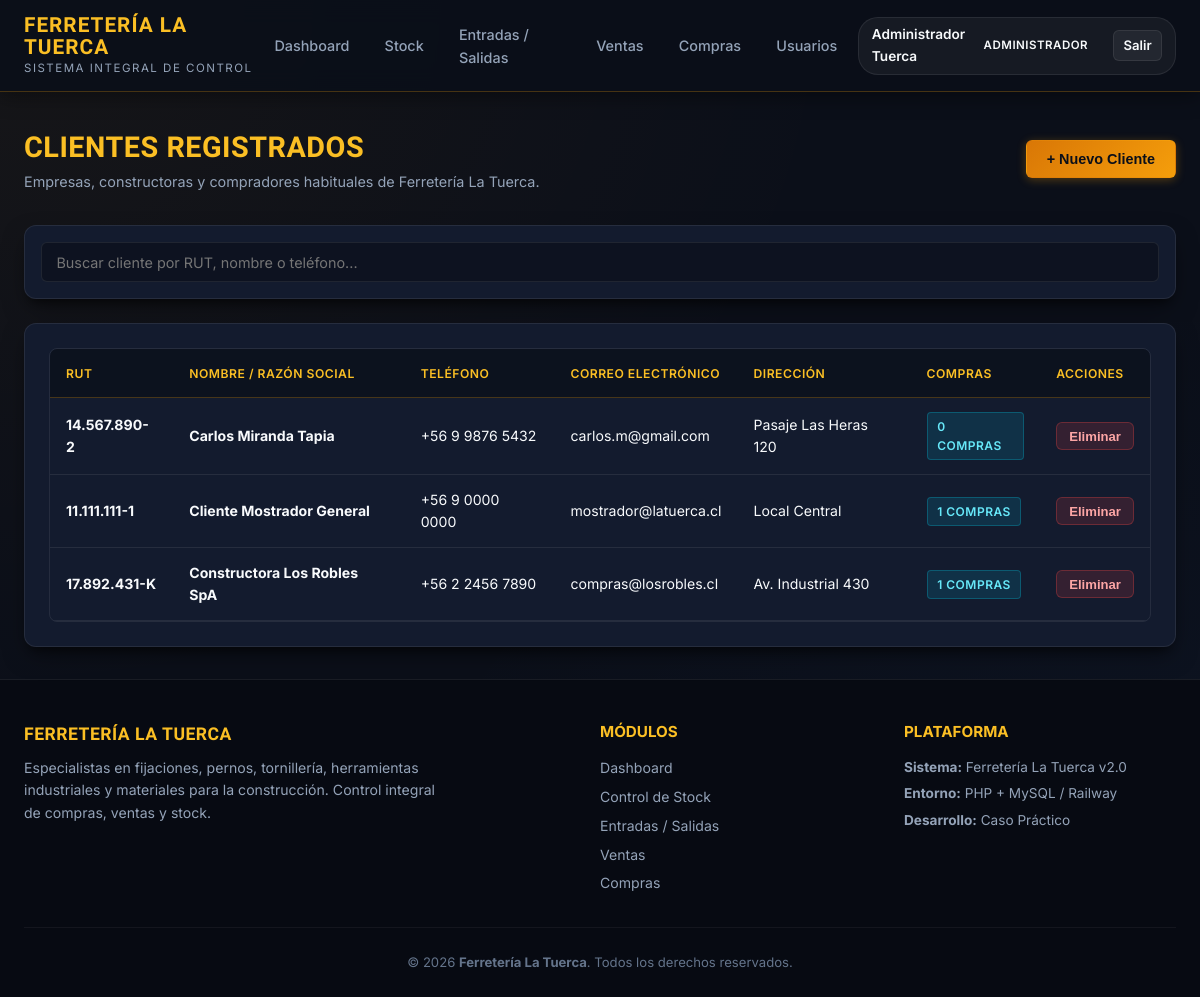
/clientes.php (signed in), run on the app's committed database.
### tables this page shows
CREATE TABLE `clientes` (
  `id` INT AUTO_INCREMENT PRIMARY KEY,
  `rut_identificacion` VARCHAR(20) NOT NULL UNIQUE,
  `nombre` VARCHAR(120) NOT NULL,
  `correo` VARCHAR(120) DEFAULT NULL,
  `telefono` VARCHAR(25) DEFAULT NULL,
  `direccion` VARCHAR(255) DEFAULT NULL,
  `creado_en` TIMESTAMP DEFAULT CURRENT_TIMESTAMP
);

### includes/auth.php (called while the page is built, shortened)
<?php
function e($string) {
    return htmlspecialchars($string ?? '', ENT_QUOTES, 'UTF-8');
}
?>

### clientes.php (the view, shortened to what this page needs)
<?php
require_once __DIR__ . '/db/conexion.php';
require_once __DIR__ . '/includes/auth.php';
$clientes = $pdo->query("
    SELECT c.*,
           (SELECT COUNT(*) FROM ventas v WHERE v.cliente_id = c.id) AS total_compras_realizadas
    FROM clientes c
    ORDER BY c.nombre ASC
")->fetchAll();
require_once __DIR__ . '/includes/header.php';
?>
<div style="display: flex; justify-content: space-between; align-items: center; margin-bottom: 2rem; flex-wrap: wrap; gap: 1rem;">
    <div>
        <h1 style="font-size: 1.8rem; color: var(--gold-light);">Clientes Registrados</h1>
        <p style="color: var(--text-secondary); font-size: 0.9rem;">Empresas, constructoras y compradores habituales de Ferretería La Tuerca.</p>
    </div>
    <div>
        <button type="button" class="btn btn-primary" onclick="openModal('modalNuevoCliente')">
            + Nuevo Cliente
        </button>
    </div>
</div>
<div class="data-card" style="margin-bottom: 1.5rem; padding: 1rem;">
    <input type="text" id="tableSearch" class="form-input" placeholder="Buscar cliente por RUT, nombre o teléfono...">
</div>
<div class="data-card">
    <div class="table-responsive">
        <table class="custom-table">
            <thead>
                <tr>
                    <th>RUT</th>
                    <th>Nombre / Razón Social</th>
                    <th>Teléfono</th>
                    <th>Correo Electrónico</th>
                    <th>Dirección</th>
                    <th>Compras</th>
                    <th>Acciones</th>
                </tr>
            </thead>
            <tbody>
                <?php if (empty($clientes)): ?>
                    <tr><td colspan="7" style="text-align: center; color: var(--text-muted);">No hay clientes registrados.</td></tr>
                <?php else: ?>
                    <?php foreach ($clientes as $cl): ?>
                        <tr>
                            <td><strong><?php echo e($cl['rut_identificacion']); ?></strong></td>
                            <td><strong><?php echo e($cl['nombre']); ?></strong></td>
                            <td><?php echo e($cl['telefono'] ?: '-'); ?></td>
                            <td><?php echo e($cl['correo'] ?: '-'); ?></td>
                            <td><?php echo e($cl['direccion'] ?: '-'); ?></td>
                            <td><span class="badge badge-info"><?php echo $cl['total_compras_realizadas']; ?> compras</span></td>
                            <td>
                                <form method="POST" action="clientes.php" onsubmit="return confirm('¿Eliminar cliente?');" style="display:inline;">
                                    <button type="submit" class="btn btn-danger btn-sm">Eliminar</button>
                                </form>
                            </td>
                        </tr>
                    <?php endforeach; ?>
                <?php endif; ?>
            </tbody>
        </table>
    </div>
</div>
<?php require_once __DIR__ . '/includes/footer.php'; ?>

### css/styles.css (style rules this page uses)
:root { --bg-main: #0b0f19; --bg-card: #131b2e; --bg-card-hover: #1c2742; --bg-glass: rgba(19, 27, 46, 0.85); --border-color: rgba(245, 158, 11, 0.25); --border-light: rgba(255, 255, 255, 0.08); --gold-primary: #f59e0b; --gold-light: #fbbf24; --gold-dark: #d97706; --gold-glow: rgba(245, 158, 11, 0.25); --accent-orange: #ea580c; --navy-deep: #070a12; --navy-blue: #1e293b; --accent-blue: #3b82f6; --text-primary: #f8fafc; --text-secondary: #94a3b8; --text-muted: #64748b; --success: #10b981; --warning: #f59e0b; --danger: #ef4444; --info: #06b6d4; --shadow-soft: 0 10px 25px -5px rgba(0, 0, 0, 0.5), 0 8px 10px -6px rgba(0, 0, 0, 0.5); --shadow-sm: 0 4px 6px -1px rgba(0, 0, 0, 0.3); --shadow-gold: 0 0 20px rgba(245, 158, 11, 0.2); --radius-lg: 12px; --radius-md: 8px; --radius-sm: 6px; --transition: all 0.2s cubic-bezier(0.4, 0, 0.2, 1); }
* { box-sizing: border-box; margin: 0; padding: 0; }
body { font-family: 'Inter', -apple-system, BlinkMacSystemFont, sans-serif; background-color: var(--bg-main); color: var(--text-primary); min-height: 100vh; display: flex; flex-direction: column; line-height: 1.6; background-image: radial-gradient(at 0% 0%, rgba(245, 158, 11, 0.05) 0px, transparent 50%), radial-gradient(at 100% 100%, rgba(59, 130, 246, 0.05) 0px, transparent 50%); background-attachment: fixed; }
h1, h2, h3, .brand-font { font-family: 'Oswald', sans-serif; letter-spacing: 0.5px; text-transform: uppercase; }
.btn { display: inline-flex; align-items: center; justify-content: center; gap: 0.5rem; padding: 0.65rem 1.25rem; border-radius: var(--radius-sm); font-size: 0.9rem; font-weight: 600; cursor: pointer; text-decoration: none; transition: var(--transition); border: 1px solid transparent; }
.btn-primary { background: linear-gradient(135deg, var(--gold-dark), var(--gold-primary)); color: #0b0f19; box-shadow: 0 2px 10px rgba(245, 158, 11, 0.3); }
.btn-danger { background: rgba(239, 68, 68, 0.15); color: #fca5a5; border-color: rgba(239, 68, 68, 0.3); }
.btn-sm { padding: 0.35rem 0.75rem; font-size: 0.82rem; }
.data-card { background: var(--bg-card); border-radius: var(--radius-lg); border: 1px solid var(--border-light); box-shadow: var(--shadow-soft); padding: 1.5rem; position: relative; overflow: hidden; }
.table-responsive { width: 100%; overflow-x: auto; border-radius: var(--radius-md); border: 1px solid var(--border-light); }
.custom-table { width: 100%; border-collapse: collapse; text-align: left; font-size: 0.88rem; }
.custom-table th { background: rgba(0, 0, 0, 0.35); color: var(--gold-light); font-weight: 600; text-transform: uppercase; letter-spacing: 0.5px; font-size: 0.76rem; padding: 0.9rem 1rem; border-bottom: 1px solid var(--border-color); }
.custom-table td { padding: 0.85rem 1rem; border-bottom: 1px solid var(--border-light); color: var(--text-primary); vertical-align: middle; }
.badge { display: inline-block; padding: 0.25rem 0.6rem; border-radius: 4px; font-size: 0.75rem; font-weight: 600; text-transform: uppercase; letter-spacing: 0.5px; }
.badge-info { background: rgba(6, 182, 212, 0.15); color: #67e8f9; border: 1px solid rgba(6, 182, 212, 0.3); }
.form-input, .form-select, .form-textarea { width: 100%; padding: 0.65rem 0.9rem; background: rgba(0, 0, 0, 0.3); border: 1px solid var(--border-light); border-radius: var(--radius-sm); color: var(--text-primary); font-size: 0.9rem; font-family: inherit; transition: var(--transition); }

### data on the page
clientes: rut_identificacion "14.567.890-2", nombre "Carlos Miranda Tapia", telefono "+56 9 9876 5432", correo "carlos.m@gmail.com", direccion "Pasaje Las Heras 120", total_compras_realizadas "0"
clientes: rut_identificacion "11.111.111-1", nombre "Cliente Mostrador General", telefono "+56 9 0000 0000", correo "mostrador@latuerca.cl", direccion "Local Central", total_compras_realizadas "1"
clientes: rut_identificacion "17.892.431-K", nombre "Constructora Los Robles SpA", telefono "+56 2 2456 7890", correo "compras@losrobles.cl", direccion "Av. Industrial 430", total_compras_realizadas "1"

### other printed values
$userName "Administrador Tuerca"
$userRole "ADMINISTRADOR"
